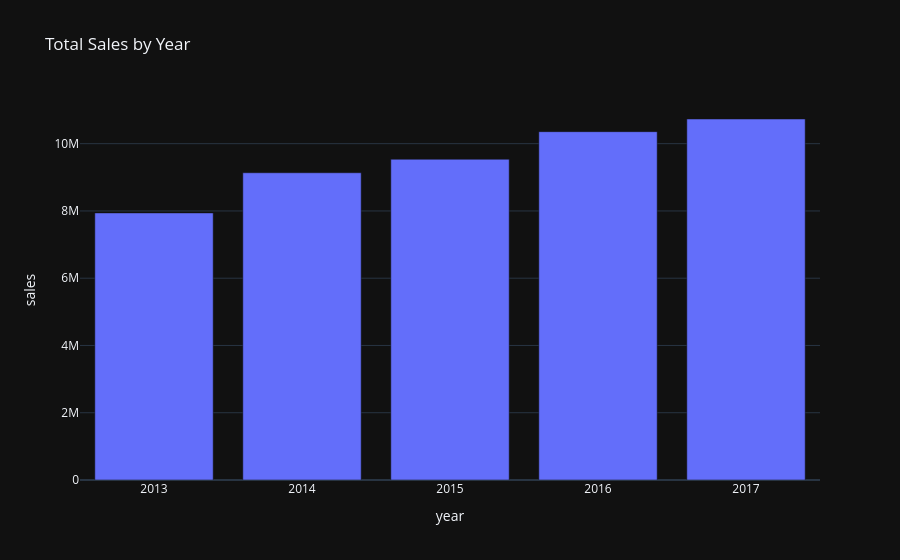

Source (notebook cell):
### Markdown cell above
## Sales by Year

### Code cell
yearly = df.groupby("year")["sales"].sum().reset_index()
fig = px.bar(yearly, x="year", y="sales",
             title="Total Sales by Year", template="plotly_dark")
fig.show()

### Figure 1 — Plotly figure (JSON) as saved in the notebook; plotly's stock layout.template omitted (floating-point values rounded to 4 significant figures)
{"data": [{"hovertemplate": "year=%{x}<br>sales=%{y}<extra></extra>", "legendgroup": "", "marker": {"color": "#636efa", "pattern": {"shape": ""}}, "name": "", "orientation": "v", "showlegend": false, "textposition": "auto", "type": "bar", "x": [2013, 2014, 2015, 2016, 2017], "xaxis": "x", "y": [7941243, 9135482, 9536887, 10357160, 10733740], "yaxis": "y"}], "layout": {"barmode": "relative", "legend": {"tracegroupgap": 0}, "title": {"text": "Total Sales by Year"}, "xaxis": {"anchor": "y", "domain": [0, 1], "title": {"text": "year"}}, "yaxis": {"anchor": "x", "domain": [0, 1], "title": {"text": "sales"}}}}
